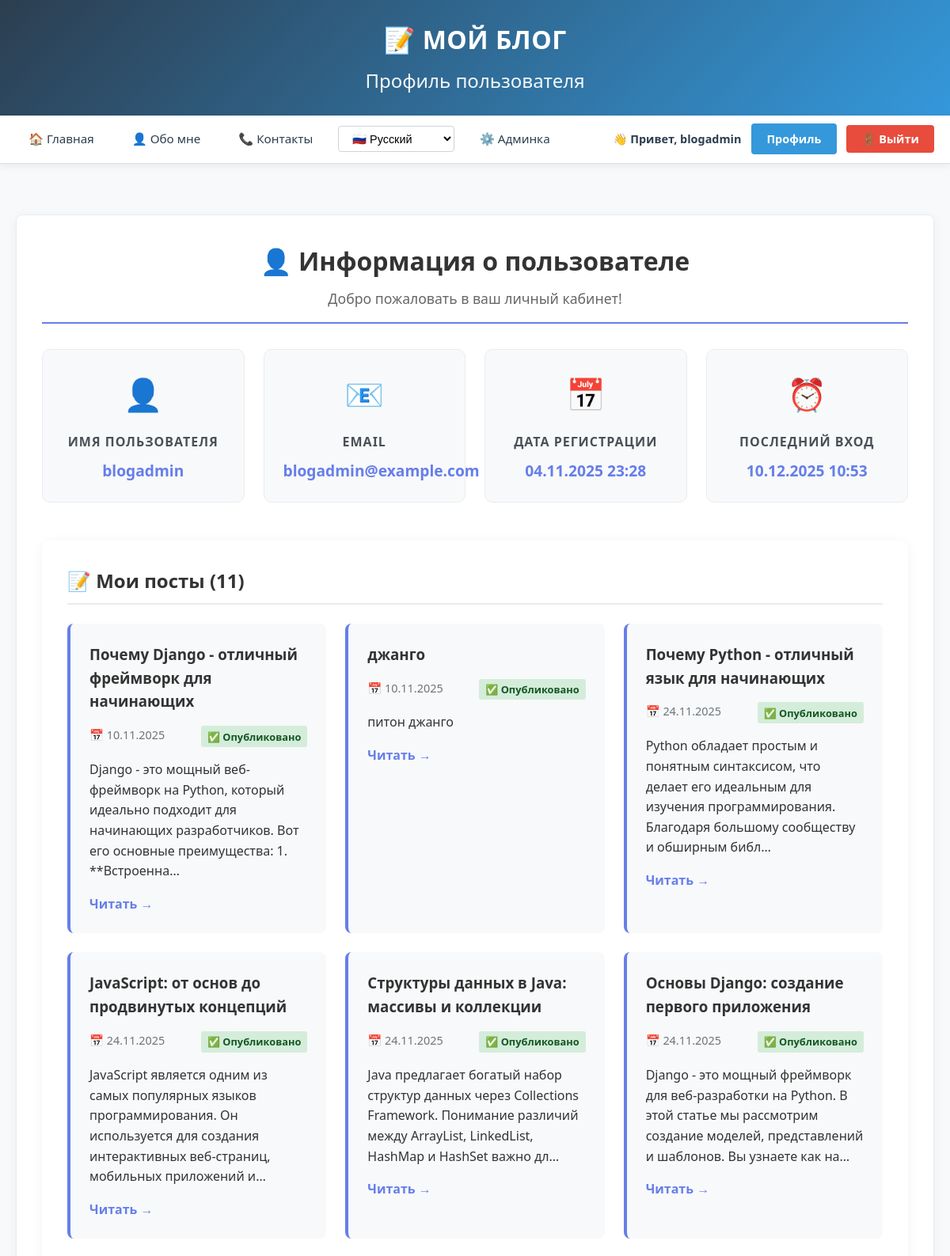
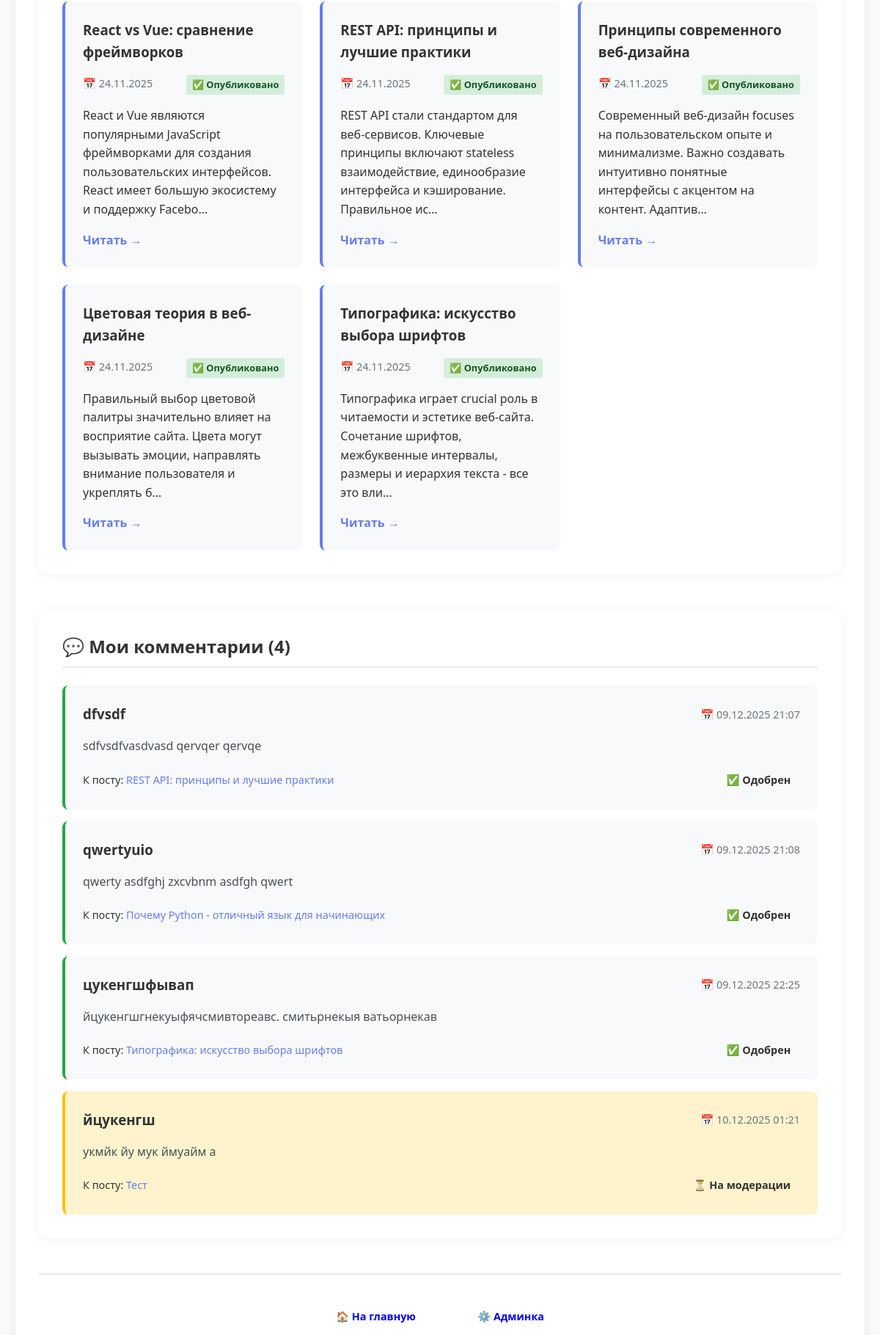
/accounts/profile/ (signed in, upper part), run on the app's committed database (2 pictures, top to bottom).
### blog/models.py (models this page shows, shortened)
class Post(models.Model):
    title = models.CharField(max_length=200, verbose_name='Заголовок')
    content = models.TextField(verbose_name='Содержание')
    author = models.ForeignKey(User, on_delete=models.CASCADE, verbose_name='Автор')
    category = models.ForeignKey(Category, on_delete=models.SET_NULL, null=True, verbose_name='Категория')
    created_date = models.DateTimeField(default=timezone.now, verbose_name='Дата создания')
    published_date = models.DateTimeField(blank=True, null=True, verbose_name='Дата публикации')
    is_published = models.BooleanField(default=False, verbose_name='Опубликовано')
    image = models.ImageField(upload_to='blog_images/', blank=True, null=True, verbose_name='Изображение')
    views_count = models.PositiveIntegerField(default=0, verbose_name='Количество просмотров')
    class Meta:
        verbose_name = 'Пост'
        verbose_name_plural = 'Посты'

class Comment(models.Model):
    post = models.ForeignKey(Post, on_delete=models.CASCADE, verbose_name='Пост')
    author_name = models.CharField(max_length=100, verbose_name='Имя автора')
    subject = models.CharField(max_length=200, verbose_name='Тема комментария')
    text = models.TextField(verbose_name='Текст комментария')
    created_date = models.DateTimeField(default=timezone.now, verbose_name='Дата создания')
    is_approved = models.BooleanField(default=True, verbose_name='Одобрен')
    class Meta:
        verbose_name = 'Комментарий'
        verbose_name_plural = 'Комментарии'

### blog/views.py (the view)
# urls.py: path('accounts/profile/', views.profile, name='profile'),
@login_required
def profile(request):
    user_posts = Post.objects.filter(author=request.user)
    user_comments = Comment.objects.filter(author_name=request.user.username)
    return render(request, 'registration/profile.html', {
        'user_posts': user_posts,
        'user_comments': user_comments,
    })

### blog/templates/registration/profile.html (shortened to what this page needs)
{% extends 'blog/base.html' %}
{% load i18n %}
{% block header %}{% trans "Профиль пользователя" %}{% endblock %}
{% block content %}
<div class="profile-container">
    <div class="profile-header">
        <h2>👤 {% trans "Информация о пользователе" %}</h2>
        <p>{% trans "Добро пожаловать в ваш личный кабинет!" %}</p>
    </div>
    <div class="user-info-grid">
        <div class="info-card">
            <div class="info-icon">👤</div>
            <h3>{% trans "Имя пользователя" %}</h3>
            <p class="info-value">{{ user.username }}</p>
        </div>
        <div class="info-card">
            <div class="info-icon">📧</div>
            <h3>{% trans "Email" %}</h3>
            <p class="info-value">{{ user.email|default:_("Не указан") }}</p>
        </div>
        <div class="info-card">
            <div class="info-icon">📅</div>
            <h3>{% trans "Дата регистрации" %}</h3>
            <p class="info-value">{{ user.date_joined|date:"d.m.Y H:i" }}</p>
        </div>
        <div class="info-card">
            <div class="info-icon">⏰</div>
            <h3>{% trans "Последний вход" %}</h3>
            <p class="info-value">{{ user.last_login|date:"d.m.Y H:i"|default:_("Никогда") }}</p>
        </div>
    </div>
    <div class="section">
        <h2>📝 {% trans "Мои посты" %} ({{ user_posts.count }})</h2>
        {% if user_posts %}
            <div class="posts-grid">
                {% for post in user_posts %}
                <div class="post-card">
                    <h3>
                        <a href="{% url 'post_detail' post.id %}">{{ post.title }}</a>
                    </h3>
                    <div class="post-meta">
                        <span class="date">📅 {{ post.created_date|date:"d.m.Y" }}</span>
                        <span class="status {% if post.is_published %}published{% else %}draft{% endif %}">
                            {% if post.is_published %}✅ {% trans "Опубликовано" %}{% else %}✏️ {% trans "Черновик" %}{% endif %}
                        </span>
                    </div>
                    <p>{{ post.content|truncatechars:150 }}</p>
                    <a href="{% url 'post_detail' post.id %}" class="read-more">{% trans "Читать →" %}</a>
                </div>
                {% endfor %}
            </div>
        {% else %}
            <div class="empty-state">
                <p>😴 {% trans "У вас пока нет постов" %}</p>
                <a href="/admin/blog/post/add/" class="btn">➕ {% trans "Создать пост" %}</a>
            </div>
        {% endif %}
    </div>
    <div class="section">
        <h2>💬 {% trans "Мои комментарии" %} ({{ user_comments.count }})</h2>
        {% if user_comments %}
            <div class="comments-list">
                {% for comment in user_comments %}
                <div class="comment-card {% if not comment.is_approved %}pending{% endif %}">
                    <div class="comment-header">
                        <h3>{{ comment.subject }}</h3>
                        <span class="comment-date">📅 {{ comment.created_date|date:"d.m.Y H:i" }}</span>
                    </div>
                    <p class="comment-text">{{ comment.text|truncatechars:200 }}</p>
                    <div class="comment-footer">
                        <span class="post-link">
                            {% trans "К посту:" %} <a href="{% url 'post_detail' comment.post.id %}">{{ comment.post.title }}</a>
                        </span>
                        <span class="comment-status">
                            {% if comment.is_approved %}
                                ✅ {% trans "Одобрен" %}
                            {% else %}
                                ⏳ {% trans "На модерации" %}
                            {% endif %}
                        </span>
                    </div>
                </div>
                {% endfor %}
            </div>
        {% else %}
            <div class="empty-state">
                <p>💭 {% trans "Вы ещё не оставляли комментариев" %}</p>
            </div>
        {% endif %}
    </div>
    <div class="actions">
        <a href="{% url 'index' %}" class="btn">🏠 {% trans "На главную" %}</a>
        {% if user.is_staff %}
        <a href="/admin/" class="btn">⚙️ {% trans "Админка" %}</a>
        {% endif %}
    </div>
</div>
{% endblock %}

### blog/templates/blog/base.html (shortened to what this page needs)
<!DOCTYPE html>
<html lang="ru">
<head>
    {% load i18n %}
</head>
<body>
    <header class="header">
        <div class="header-content">
            <a href="{% url 'index' %}" class="logo">📝 {% trans "МОЙ БЛОГ" %}</a>
            <h1>{% block header %}{% trans "Площадка для обмена знаниями" %}{% endblock %}</h1>
        </div>
    </header>
    <nav class="navbar">
        <div class="nav-container">
            <div class="main-nav">
                <a href="{% url 'index' %}" class="nav-link">🏠 {% trans "Главная" %}</a>
                <a href="{% url 'about' %}" class="nav-link">👤 {% trans "Обо мне" %}</a>
                <a href="{% url 'contact' %}" class="nav-link">📞 {% trans "Контакты" %}</a>
                <form action="{% url 'set_language' %}" method="post" class="language-form">
                    <select name="language" onchange="this.form.submit()" class="language-select">
                        {% get_current_language as LANGUAGE_CODE %}
                        {% get_available_languages as LANGUAGES %}
                        <option value="ru" {% if LANGUAGE_CODE == 'ru' %}selected{% endif %}>🇷🇺 {% trans "Русский" %}</option>
                    </select>
                </form>
                {% if user.is_staff %}
                <a href="/admin/" class="nav-link">⚙️ {% trans "Админка" %}</a>
                {% endif %}
            </div>
            <div class="user-nav">
                {% if user.is_authenticated %}
                    <span class="username">👋 {% trans "Привет," %} {{ user.username }}</span>
                    <a href="{% url 'profile' %}" class="btn btn-primary">{% trans "Профиль" %}</a>
                    <form method="post" action="{% url 'logout' %}">
                        <button type="submit" class="btn btn-danger">🚪 {% trans "Выйти" %}</button>
                    </form>
                {% else %}
                    <a href="{% url 'login' %}" class="btn btn-primary">🔑 {% trans "Войти" %}</a>
                    <a href="{% url 'register' %}" class="btn btn-success">📝 {% trans "Регистрация" %}</a>
                {% endif %}
            </div>
        </div>
    </nav>
    <main class="main-content">
        <div class="content-wrapper">
            {% block content %}{% endblock %}
        </div>
    </main>
</body>
</html>

### blog/templates/blog/base.html (style rules this page uses)
* { margin: 0; padding: 0; box-sizing: border-box; }
body { font-family: 'Segoe UI', Tahoma, Geneva, Verdana, sans-serif; line-height: 1.6; color: #333; background: #f8f9fa; min-height: 100vh; display: flex; flex-direction: column; }
.header { background: linear-gradient(135deg, #2c3e50 0%, #3498db 100%); color: white; padding: 1.5rem 0; box-shadow: 0 4px 12px rgba(0,0,0,0.1); }
.header-content { max-width: 1200px; margin: 0 auto; padding: 0 20px; text-align: center; }
.logo { font-size: 2rem; font-weight: 700; color: white; text-decoration: none; letter-spacing: 0.5px; margin-bottom: 0.5rem; display: inline-block; }
.header h1 { font-size: 1.5rem; font-weight: 400; opacity: 0.95; margin: 0; }
.navbar { background: white; padding: 0; box-shadow: 0 2px 10px rgba(0,0,0,0.08); border-bottom: 1px solid #e0e0e0; }
.nav-container { max-width: 1200px; margin: 0 auto; padding: 0 20px; display: flex; justify-content: space-between; align-items: center; height: 60px; }
.main-nav { display: flex; gap: 1rem; align-items: center; }
.nav-link { color: #2c3e50; text-decoration: none; font-weight: 500; padding: 0.5rem 1rem; border-radius: 4px; transition: all 0.3s; font-size: 0.95rem; }
.btn { display: inline-block; padding: 0.5rem 1.2rem; border-radius: 4px; text-decoration: none; font-weight: 600; border: none; cursor: pointer; transition: all 0.3s; font-size: 0.9rem; text-align: center; font-family: inherit; }
.btn-primary { background: #3498db; color: white; }
.btn-danger { background: #e74c3c; color: white; }
.user-nav { display: flex; align-items: center; gap: 0.8rem; }
.username { color: #2c3e50; font-weight: 600; font-size: 0.9rem; }
.main-content { flex: 1; max-width: 1200px; margin: 2rem auto; padding: 0 20px; width: 100%; }
.content-wrapper { background: white; padding: 2rem; border-radius: 8px; box-shadow: 0 3px 15px rgba(0,0,0,0.05); border: 1px solid #e9ecef; }
.language-form { display: inline-block; margin: 0; }
.language-select { padding: 0.4rem 0.8rem; border: 1px solid #ced4da; border-radius: 4px; background: white; font-size: 0.9rem; cursor: pointer; transition: all 0.3s; }

### data on the page
Post: title "Почему Django - отличный фреймворк для начинающих", created_date "10.11.2025", content "Django - это мощный веб-фреймворк на Python, который идеально подходит для начинающих разработчиков. Вот его основные преимущества: 1. **Встроенна…"
Post: title "джанго", created_date "10.11.2025", content "питон джанго"
Post: title "Почему Python - отличный язык для начинающих", created_date "24.11.2025", content "Python обладает простым и понятным синтаксисом, что делает его идеальным для изучения программирования. Благодаря большому сообществу и обширным библ…"
Post: title "JavaScript: от основ до продвинутых концепций", created_date "24.11.2025", content "JavaScript является одним из самых популярных языков программирования. Он используется для создания интерактивных веб-страниц, мобильных приложений и…"
Post: title "Структуры данных в Java: массивы и коллекции", created_date "24.11.2025", content "Java предлагает богатый набор структур данных через Collections Framework. Понимание различий между ArrayList, LinkedList, HashMap и HashSet важно дл…"
Post: title "Основы Django: создание первого приложения", created_date "24.11.2025", content "Django - это мощный фреймворк для веб-разработки на Python. В этой статье мы рассмотрим создание моделей, представлений и шаблонов. Вы узнаете как на…"
Post: title "React vs Vue: сравнение фреймворков", created_date "24.11.2025", content "React и Vue являются популярными JavaScript фреймворками для создания пользовательских интерфейсов. React имеет большую экосистему и поддержку Facebo…"
Post: title "REST API: принципы и лучшие практики", created_date "24.11.2025", content "REST API стали стандартом для веб-сервисов. Ключевые принципы включают stateless взаимодействие, единообразие интерфейса и кэширование. Правильное ис…"
Post: title "Принципы современного веб-дизайна", created_date "24.11.2025", content "Современный веб-дизайн focuses на пользовательском опыте и минимализме. Важно создавать интуитивно понятные интерфейсы с акцентом на контент. Адаптив…"
Post: title "Цветовая теория в веб-дизайне", created_date "24.11.2025", content "Правильный выбор цветовой палитры значительно влияет на восприятие сайта. Цвета могут вызывать эмоции, направлять внимание пользователя и укреплять б…"
Post: title "Типографика: искусство выбора шрифтов", created_date "24.11.2025", content "Типографика играет crucial роль в читаемости и эстетике веб-сайта. Сочетание шрифтов, межбуквенные интервалы, размеры и иерархия текста - все это вли…"
Comment: subject "dfvsdf", created_date "09.12.2025 21:07", text "sdfvsdfvasdvasd qervqer qervqe", post "REST API: принципы и лучшие практики"
Comment: subject "qwertyuio", created_date "09.12.2025 21:08", text "qwerty asdfghj zxcvbnm asdfgh qwert", post "Почему Python - отличный язык для начинающих"
Comment: subject "цукенгшфывап", created_date "09.12.2025 22:25", text "йцукенгшгнекуыфячсмивтореавс. смитьрнекыя ватьорнекав", post "Типографика: искусство выбора шрифтов"
Comment: subject "йцукенгш", created_date "10.12.2025 01:21", text "укмйк йу мук ймуайм а", post "Тест"

### other printed values
{{ user.username }} "blogadmin"
{{ user.email|default:_("Не указан") }} "blogadmin@example.com"
{{ user.date_joined|date:"d.m.Y H:i" }} "04.11.2025 23:28"
{{ user.last_login|date:"d.m.Y H:i"|default:_("Никогда") }} "10.12.2025 10:53"
{{ user_posts.count }} "11"
{{ user_comments.count }} "4"
